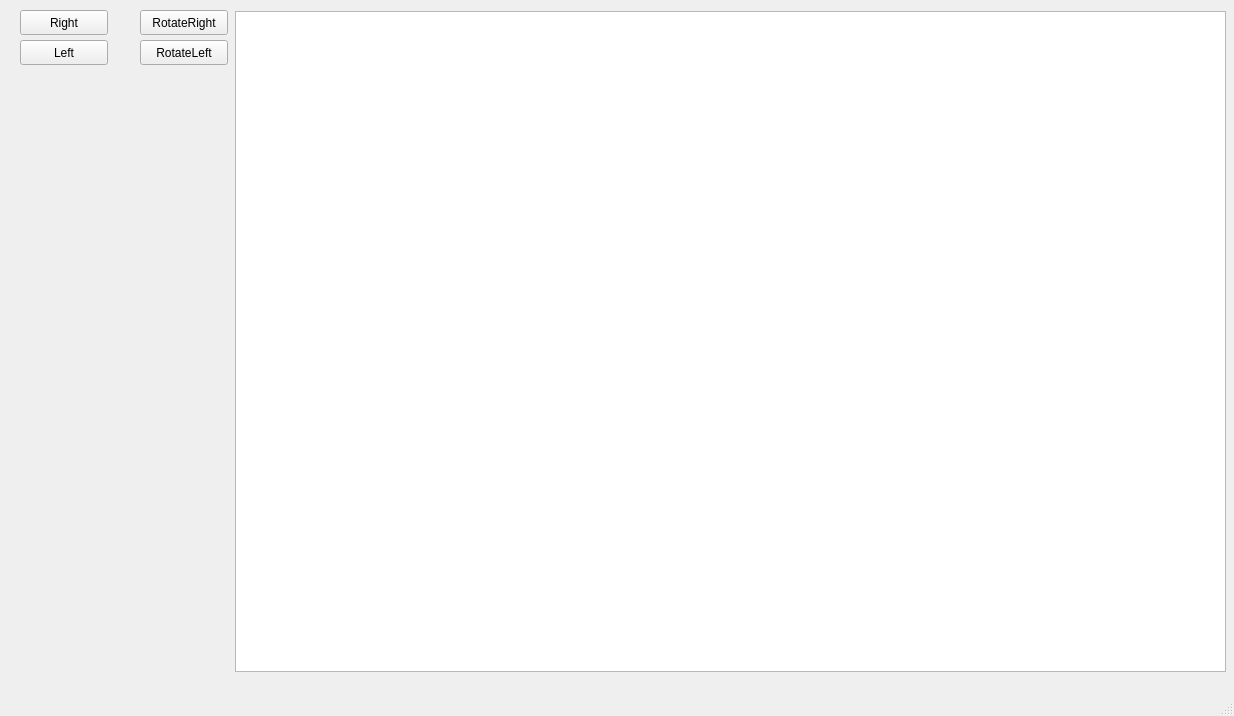
<?xml version="1.0" encoding="UTF-8"?>
<ui version="4.0">
 <class>MainWindow</class>
 <widget class="QMainWindow" name="MainWindow">
  <property name="geometry">
   <rect>
    <x>0</x>
    <y>0</y>
    <width>1234</width>
    <height>716</height>
   </rect>
  </property>
  <property name="windowTitle">
   <string>MainWindow</string>
  </property>
  <widget class="QWidget" name="centralwidget">
   <widget class="QPushButton" name="pushButton">
    <property name="geometry">
     <rect>
      <x>20</x>
      <y>10</y>
      <width>88</width>
      <height>25</height>
     </rect>
    </property>
    <property name="text">
     <string>Right</string>
    </property>
   </widget>
   <widget class="QPushButton" name="pushButton_2">
    <property name="geometry">
     <rect>
      <x>20</x>
      <y>40</y>
      <width>88</width>
      <height>25</height>
     </rect>
    </property>
    <property name="text">
     <string>Left</string>
    </property>
   </widget>
   <widget class="QPushButton" name="pushButton_3">
    <property name="geometry">
     <rect>
      <x>140</x>
      <y>10</y>
      <width>88</width>
      <height>25</height>
     </rect>
    </property>
    <property name="text">
     <string>RotateRight</string>
    </property>
   </widget>
   <widget class="QPushButton" name="pushButton_4">
    <property name="geometry">
     <rect>
      <x>140</x>
      <y>40</y>
      <width>88</width>
      <height>25</height>
     </rect>
    </property>
    <property name="text">
     <string>RotateLeft</string>
    </property>
   </widget>
   <widget class="QGraphicsView" name="graphicsView">
    <property name="geometry">
     <rect>
      <x>235</x>
      <y>11</y>
      <width>991</width>
      <height>661</height>
     </rect>
    </property>
   </widget>
  </widget>
  <widget class="QMenuBar" name="menubar">
   <property name="geometry">
    <rect>
     <x>0</x>
     <y>0</y>
     <width>1234</width>
     <height>22</height>
    </rect>
   </property>
  </widget>
  <widget class="QStatusBar" name="statusbar"/>
 </widget>
 <resources/>
 <connections/>
</ui>
